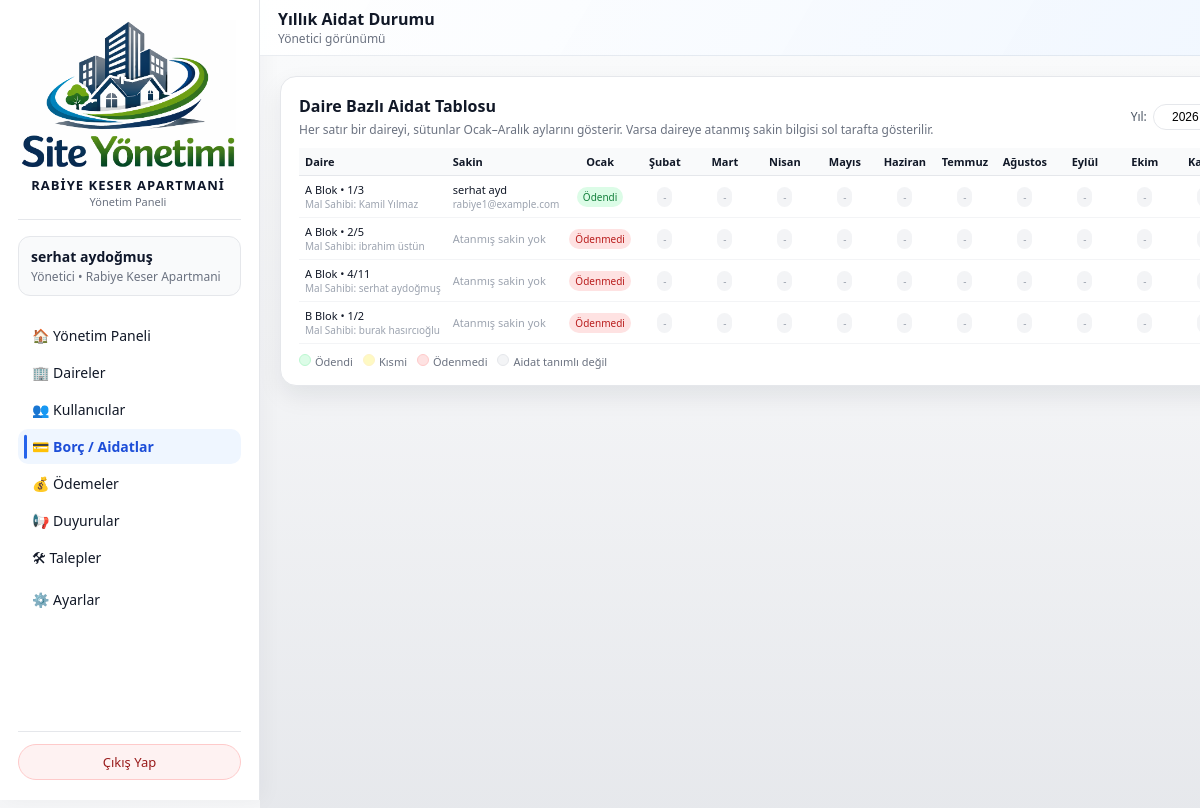
The app's page /admin/dues-summary (signed in) with its own data.
### models/apartment_model.py (models this page shows, shortened)
class Apartment(db.Model):
    __tablename__ = "apartments"
    id = db.Column(db.Integer, primary_key=True)
    site_id = db.Column(db.Integer, db.ForeignKey("sites.id"), nullable=False)
    block = db.Column(db.String(50), nullable=False)
    floor = db.Column(db.String(20), nullable=False)
    number = db.Column(db.String(20), nullable=False)
    area_m2 = db.Column(db.Float, nullable=True)
    owner_name = db.Column(db.String(120))
    owner_phone = db.Column(db.String(32))
    notes = db.Column(db.Text)
    users = db.relationship("User", backref="apartment", lazy="dynamic")
    bills = db.relationship("Bill", backref="apartment", lazy="dynamic")
    payments = db.relationship("Payment", backref="apartment", lazy="dynamic")
    tickets = db.relationship("Ticket", backref="apartment", lazy="dynamic")

### models/user_model.py (models this page shows, shortened)
class User(db.Model):
    __tablename__ = "users"
    id = db.Column(db.Integer, primary_key=True)
    name = db.Column(db.String(120), nullable=False)
    email = db.Column(db.String(120), unique=True, nullable=False, index=True)
    phone = db.Column(db.String(32), nullable=True)
    password_hash = db.Column(db.String(255), nullable=False)
    role = db.Column(db.String(20), nullable=False, default="resident")
    site_id = db.Column(db.Integer, db.ForeignKey("sites.id"), nullable=True)
    apartment_id = db.Column(
        db.Integer,
        db.ForeignKey("apartments.id"),
        nullable=True,
    )
    is_active = db.Column(db.Boolean, default=True, nullable=False)

### routes/admin_routes.py (the view, shortened to what this page needs)
@admin_bp.route("/dues-summary", methods=["GET"])
@admin_required
def dues_summary():
    now = datetime.utcnow()
    current_year = now.year
    current_month = now.month
    year = request.args.get("year", type=int) or current_year
    months = [
        (1, "Ocak"),
        (2, "Şubat"),
        (3, "Mart"),
        (4, "Nisan"),
        (5, "Mayıs"),
        (6, "Haziran"),
        (7, "Temmuz"),
        (8, "Ağustos"),
        (9, "Eylül"),
        (10, "Ekim"),
        (11, "Kasım"),
        (12, "Aralık"),
    ]
    month_labels = dict(months)
    apartments = []
    try:
        apartments = (
            Apartment.query
            .order_by(
                Apartment.block.asc(),
                Apartment.floor.asc(),
                Apartment.number.asc(),
            )
            .all()
        )
    except SQLAlchemyError as exc:
        current_app.logger.exception("Aidat durumu için daire listesi alınamadı: %s", exc)
        flash("Daire listesi alınırken bir hata oluştu.", "error")
        apartments = []
    if year == current_year and apartments:
        try:
            active_apartment_ids = {apt.id for apt in apartments if apt.id is not None}
            month_start = date(year, current_month, 1)
            if current_month == 12:
                month_end = date(year + 1, 1, 1)
            else:
                month_end = date(year, current_month + 1, 1)
            existing_bills = (
                Bill.query.filter(
                    Bill.apartment_id.in_(active_apartment_ids),
                    Bill.due_date >= month_start,
                    Bill.due_date < month_end,
                )
                .all()
            )
            apartments_with_bill = {
                b.apartment_id for b in existing_bills if b.apartment_id is not None
            }
            for apt_id in active_apartment_ids:
                if apt_id in apartments_with_bill:
                    continue
            db.session.commit()
        except SQLAlchemyError as exc:
            db.session.rollback()
            current_app.logger.exception("Otomatik aylık aidat oluşturulamadı: %s", exc)
            flash("Otomatik aidat oluşturulurken bir hata oluştu.", "error")
    start_date = date(year, 1, 1)
    end_date = date(year + 1, 1, 1)
    bills = []
    payments = []
    bill_totals = defaultdict(Decimal)
    bill_key_by_id = {}
    try:
        bills = (
            Bill.query
            .filter(
                Bill.due_date >= start_date,
                Bill.due_date < end_date,
            )
            .all()
        )
        for b in bills:
            if not b.apartment_id or not b.due_date:
                continue
            key = (b.apartment_id, b.due_date.month)
            bill_totals[key] += Decimal(b.amount or 0)
            bill_key_by_id[b.id] = key
        if bill_key_by_id:
            payments = (
                Payment.query
                .filter(Payment.bill_id.in_(bill_key_by_id.keys()))
                .all()
            )
        else:
            payments = []
        paid_totals = defaultdict(Decimal)
        for p in payments:
            if not p.bill_id:
                continue
            key = bill_key_by_id.get(p.bill_id)
            if not key:
                continue
            paid_totals[key] += Decimal(p.amount or 0)
        status_map = {}
        for key, total_bill in bill_totals.items():
            total_paid = paid_totals.get(key, Decimal("0"))
            if total_bill <= 0:
                continue
            if total_paid >= total_bill:
                status_map[key] = "paid"
            elif total_paid > 0:
                status_map[key] = "partial"
            else:
                status_map[key] = "open"
    except SQLAlchemyError as exc:
        current_app.logger.exception("Aidat durumu hesaplanamadı: %s", exc)
        flash("Aidat durumu hesaplanırken bir hata oluştu.", "error")
        status_map = {}
        bill_totals = {}
    resident_by_apartment = {}
    try:
        residents = (
            User.query
            .filter(
                User.role == "resident",
                User.is_active == True,  # noqa: E712
                User.apartment_id.isnot(None),
            )
            .order_by(User.name.asc())
            .all()
        )
        for u in residents:
            if u.apartment_id not in resident_by_apartment:
                resident_by_apartment[u.apartment_id] = u
    except SQLAlchemyError as exc:
        current_app.logger.exception("Sakin listesi alınamadı: %s", exc)
        flash("Sakin listesi alınırken bir hata oluştu.", "error")
        resident_by_apartment = {}
    rows = []
    for apt in apartments:
        monthly_status = {}
        for m_num, _m_label in months:
            key = (apt.id, m_num)
            if key in status_map:
                monthly_status[m_num] = status_map[key]
            else:
                monthly_status[m_num] = None  # O ay için borç yok
        resident = resident_by_apartment.get(apt.id)
        rows.append(
            {
                "apartment": apt,
                "resident": resident,
                "monthly": monthly_status,
            }
        )
    return render_template(
        "admin/aidat_durumu.html",
        year=year,
        current_year=current_year,
        months=months,
        rows=rows,
    )

### routes/admin_routes.py (called while the page is built)
def admin_required(view_func):
    @wraps(view_func)
    def wrapped_view(*args, **kwargs):
        user_id = session.get("user_id")
        role = session.get("user_role")
        if not user_id:
            flash("Devam etmek için lütfen giriş yapın.", "info")
            return redirect(url_for("auth.login"))
        if role not in ("admin", "super_admin"):
            flash("Bu alana sadece yönetici kullanıcılar erişebilir.", "error")
            return redirect(url_for("index"))
        return view_func(*args, **kwargs)
    return wrapped_view

@admin_bp.app_context_processor
def inject_site_name():
    name = session.get("site_name")
    if not name:
        name = get_site_display_name()  # DB'den oku (SystemSetting)
        session["site_name"] = name
    return {"current_site_name": name}

def get_site_display_name() -> str:
    default_name = "Site / Apartman"
    try:
        settings = SystemSetting.get_singleton()
        if settings and getattr(settings, "site_name", None):
            name = (settings.site_name or "").strip()
            if name:
                return name
    except SQLAlchemyError as exc:
        current_app.logger.exception("Site adı okunamadı: %s", exc)
    return default_name

@admin_bp.app_context_processor
def inject_site_name():
    name = session.get("site_name")
    if not name:
        name = get_site_display_name()  # DB'den oku (SystemSetting)
        session["site_name"] = name
    return {"current_site_name": name}

### templates/admin/aidat_durumu.html (shortened to what this page needs)
{% extends "base.html" %}
{% block topbar_title %}Yıllık Aidat Durumu{% endblock %}
{% block content %}
<div class="card" style="overflow-x:auto;">
  <div style="display:flex; justify-content:space-between; align-items:center; gap:8px; margin-bottom:10px; flex-wrap:wrap;">
    <div>
      <h2 style="font-size:16px; margin:0 0 4px;">Daire Bazlı Aidat Tablosu</h2>
      <p style="font-size:12px; color:#6b7280; margin:0;">
        Her satır bir daireyi, sütunlar Ocak–Aralık aylarını gösterir. Varsa daireye atanmış sakin bilgisi sol tarafta gösterilir.
      </p>
    </div>
    <form method="get" style="display:flex; gap:6px; align-items:center;">
      <label for="year" style="font-size:12px; color:#4b5563;">Yıl:</label>
      <input
        type="number"
        id="year"
        name="year"
        value="{{ year }}"
        min="{{ current_year - 5 }}"
        max="{{ current_year + 1 }}"
        style="width:80px; padding:5px 7px; border-radius:999px; border:1px solid #e5e7eb; font-size:12px; text-align:center;">
    </form>
  </div>
  {% if rows %}
    <div style="width:100%; overflow-x:auto;">
      <table style="border-collapse:collapse; min-width:720px; font-size:11px;">
        <thead>
          <tr style="background:#f9fafb; border-bottom:1px solid #e5e7eb;">
            <th style="text-align:left; padding:6px 6px;">Daire</th>
            <th style="text-align:left; padding:6px 6px;">Sakin</th>
            {% for m_num, m_label in months %}
              <th style="text-align:center; padding:6px 4px; min-width:60px;">{{ m_label }}</th>
            {% endfor %}
          </tr>
        </thead>
        <tbody>
          {% for row in rows %}
            {% set apt = row.apartment %}
            {% set res = row.resident %}
            <tr style="border-bottom:1px solid #f3f4f6;">
              <td style="padding:6px 6px; white-space:nowrap;">
                {% if apt %}
                  {{ apt.block }} Blok • {{ apt.floor }}/{{ apt.number }}
                  {% if apt.owner_name %}
                    <div style="font-size:10px; color:#9ca3af;">
                      Mal Sahibi: {{ apt.owner_name }}
                    </div>
                  {% endif %}
                {% else %}
                  <span style="color:#9ca3af;">(Tanımsız daire)</span>
                {% endif %}
              </td>
              <td style="padding:6px 6px; white-space:nowrap;">
                {% if res %}
                  {{ res.name }}
                  <div style="font-size:10px; color:#9ca3af;">
                    {{ res.email }}
                  </div>
                {% else %}
                  <span style="color:#9ca3af; font-size:11px;">Atanmış sakin yok</span>
                {% endif %}
              </td>
              {% for m_num, m_label in months %}
                {% set st = row.monthly[m_num] %}
                <td style="padding:4px 4px; text-align:center;">
                  {% if st == 'paid' %}
                    <span style="display:inline-flex; align-items:center; justify-content:center;
                                 padding:3px 6px; border-radius:999px; font-size:10px;
                                 background:#dcfce7; color:#15803d;">
                      Ödendi
                    </span>
                  {% elif st == 'partial' %}
                    <span style="display:inline-flex; align-items:center; justify-content:center;
                                 padding:3px 6px; border-radius:999px; font-size:10px;
                                 background:#fef9c3; color:#854d0e;">
                      Kısmi
                    </span>
                  {% elif st == 'open' %}
                    <span style="display:inline-flex; align-items:center; justify-content:center;
                                 padding:3px 6px; border-radius:999px; font-size:10px;
                                 background:#fee2e2; color:#b91c1c;">
                      Ödenmedi
                    </span>
                  {% else %}
                    <span style="display:inline-flex; align-items:center; justify-content:center;
                                 padding:3px 6px; border-radius:999px; font-size:10px;
                                 background:#f3f4f6; color:#9ca3af;">
                      -
                    </span>
                  {% endif %}
                </td>
              {% endfor %}
            </tr>
          {% endfor %}
        </tbody>
      </table>
    </div>
    <div style="margin-top:10px; font-size:11px; color:#6b7280; display:flex; flex-wrap:wrap; gap:10px;">
      <div><span style="display:inline-block; width:12px; height:12px; border-radius:999px; background:#dcfce7; border:1px solid #bbf7d0; margin-right:4px;"></span>Ödendi</div>
      <div><span style="display:inline-block; width:12px; height:12px; border-radius:999px; background:#fef9c3; border:1px solid #fef3c7; margin-right:4px;"></span>Kısmi</div>
      <div><span style="display:inline-block; width:12px; height:12px; border-radius:999px; background:#fee2e2; border:1px solid #fecaca; margin-right:4px;"></span>Ödenmedi</div>
      <div><span style="display:inline-block; width:12px; height:12px; border-radius:999px; background:#f3f4f6; border:1px solid #e5e7eb; margin-right:4px;"></span>Aidat tanımlı değil</div>
    </div>
  {% else %}
    <p style="font-size:13px; color:#6b7280; margin-top:8px;">
      Görüntülenecek daire veya aidat kaydı bulunamadı.
    </p>
  {% endif %}
</div>
{% endblock %}

### static/css/app.css (style rules this page uses)
:root { --bg: #f3f4f6; --bg-soft: #e5e7eb; --sidebar-bg: #020617; --card-bg: #ffffff; --border-subtle: #e5e7eb; --accent: #2563eb; --accent-soft: rgba(37, 99, 235, 0.08); --text-main: #111827; --text-muted: #6b7280; --text-on-dark: #e5e7eb; --radius-lg: 16px; --radius-md: 12px; --radius-sm: 8px; --shadow-soft: 0 18px 45px rgba(15, 23, 42, 0.24); --shadow-card: 0 10px 25px rgba(15, 23, 42, 0.08); --sidebar-width: 260px; --transition-fast: 150ms ease-out; --transition-med: 220ms ease-out; }
*, *::before, *::after { box-sizing: border-box; }
html, body { margin: 0; padding: 0; width: 100%; max-width: 100vw; overflow-x: hidden; }
body { font-family: system-ui, -apple-system, BlinkMacSystemFont, "SF Pro Text", "Segoe UI", sans-serif; background: radial-gradient(circle at top left, #e5f0ff 0, #f3f4f6 45%, #ffffff 100%); color: var(--text-main); }
.card { background: var(--card-bg); border-radius: var(--radius-lg); padding: 18px 18px 16px; box-shadow: var(--shadow-card); border: 1px solid var(--border-subtle); transition: transform var(--transition-med), box-shadow var(--transition-med), border-color var(--transition-med), background var(--transition-med); }
.card h1, .card h2 { margin-top: 0; }

### records on screen
Apartment: block "A", floor "1", number "3", owner_name "Kamil Yılmaz"
User: name "serhat ayd", email "rabiye1@example.com"
Apartment: block "A", floor "2", number "5", owner_name "ibrahim üstün"
Apartment: block "A", floor "4", number "11", owner_name "serhat aydoğmuş"
Apartment: block "B", floor "1", number "2", owner_name "burak hasırcıoğlu"

### other values on screen
{{ site_name }} "RABIYE KESER APARTMANI"
{{ user_name }} "serhat aydoğmuş"
{{ site_name }} "Rabiye Keser Apartmani"
{{ m_label }} "Ocak" "Şubat" "Mart" "Nisan" "Mayıs" "Haziran" "Temmuz" "Ağustos" "Eylül" "Ekim"
